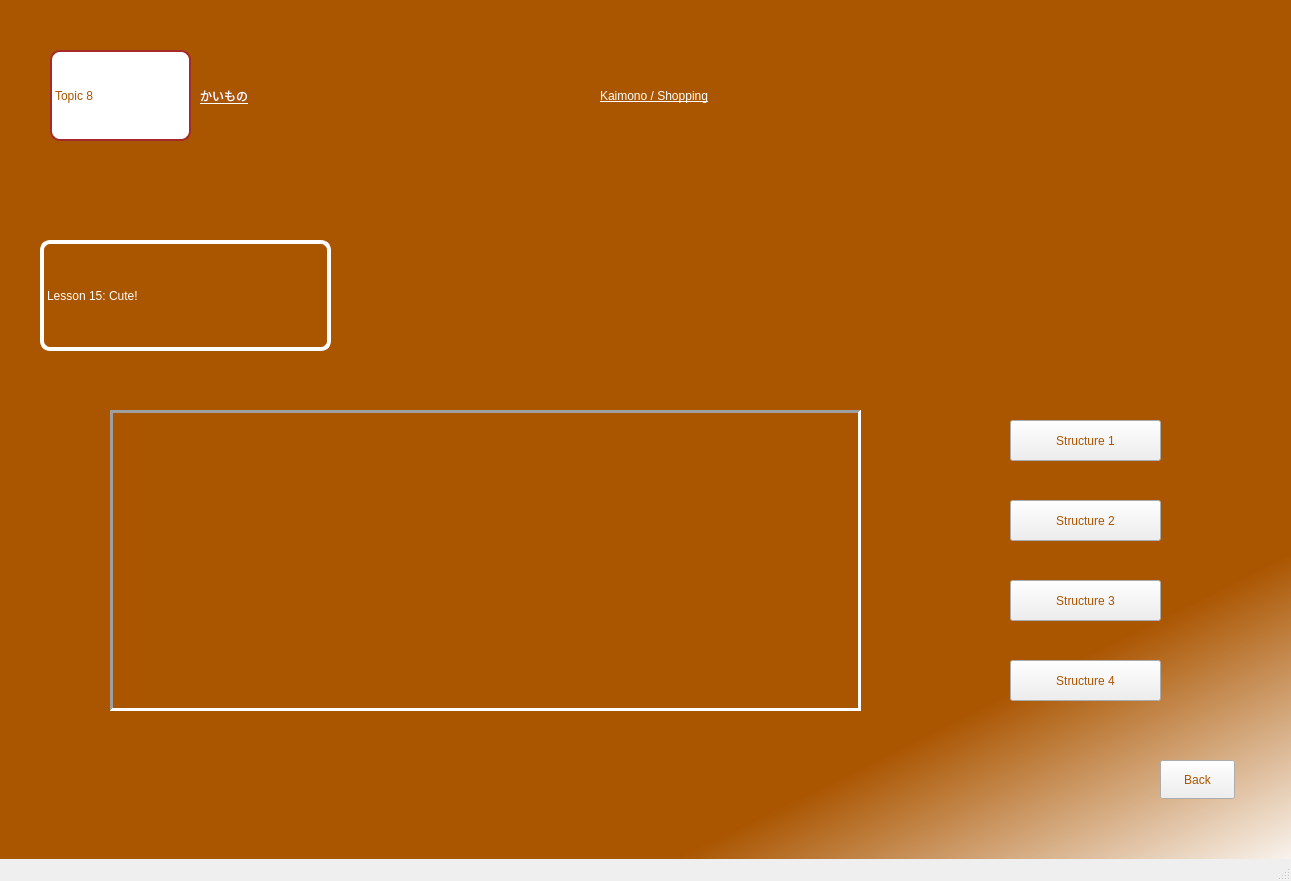
<?xml version="1.0" encoding="UTF-8"?>
<ui version="4.0">
 <class>MainWindow</class>
 <widget class="QMainWindow" name="MainWindow">
  <property name="geometry">
   <rect>
    <x>0</x>
    <y>0</y>
    <width>1291</width>
    <height>881</height>
   </rect>
  </property>
  <property name="windowTitle">
   <string>MainWindow</string>
  </property>
  <widget class="QWidget" name="centralwidget">
   <widget class="QWidget" name="widget" native="true">
    <property name="geometry">
     <rect>
      <x>0</x>
      <y>0</y>
      <width>1291</width>
      <height>881</height>
     </rect>
    </property>
    <property name="styleSheet">
     <string notr="true">QWidget#widget{

	background-color: qlineargradient(spread:pad, x1:0.790136, y1:0.711, x2:1, y2:1, stop:0.153409 rgba(170, 85, 0, 255), stop:1 rgba(255, 255, 255, 255));
}</string>
    </property>
    <widget class="QLabel" name="label_1">
     <property name="geometry">
      <rect>
       <x>50</x>
       <y>50</y>
       <width>141</width>
       <height>91</height>
      </rect>
     </property>
     <property name="styleSheet">
      <string notr="true">background-color: rgb(255, 255, 255);
color: rgb(170, 85, 0);
font: 25pt &quot;MV Boli&quot;;
border-radius:10px;
border: 2px solid brown;
</string>
     </property>
     <property name="text">
      <string>Topic 8</string>
     </property>
    </widget>
    <widget class="QLabel" name="label_2">
     <property name="geometry">
      <rect>
       <x>200</x>
       <y>70</y>
       <width>161</width>
       <height>51</height>
      </rect>
     </property>
     <property name="styleSheet">
      <string notr="true">color: rgb(255, 255, 255);
text-decoration: underline;
font: 24pt &quot;MV Boli&quot;;
</string>
     </property>
     <property name="text">
      <string>かいもの</string>
     </property>
    </widget>
    <widget class="QLabel" name="label_3">
     <property name="geometry">
      <rect>
       <x>600</x>
       <y>60</y>
       <width>561</width>
       <height>71</height>
      </rect>
     </property>
     <property name="styleSheet">
      <string notr="true">font: 24pt &quot;MV Boli&quot;;
text-decoration: underline;
color: rgb(255, 255, 255);</string>
     </property>
     <property name="text">
      <string>Kaimono / Shopping</string>
     </property>
    </widget>
    <widget class="QLabel" name="label_4">
     <property name="geometry">
      <rect>
       <x>40</x>
       <y>240</y>
       <width>291</width>
       <height>111</height>
      </rect>
     </property>
     <property name="styleSheet">
      <string notr="true">font: 24pt &quot;MV Boli&quot;;
color: rgb(255, 255, 255);
border: 4px solid #ffffff;
border-radius: 10px;</string>
     </property>
     <property name="text">
      <string>Lesson 15: Cute!</string>
     </property>
    </widget>
    <widget class="QStackedWidget" name="stackedWidget">
     <property name="geometry">
      <rect>
       <x>110</x>
       <y>410</y>
       <width>751</width>
       <height>301</height>
      </rect>
     </property>
     <property name="styleSheet">
      <string notr="true"/>
     </property>
     <property name="frameShape">
      <enum>QFrame::Panel</enum>
     </property>
     <property name="frameShadow">
      <enum>QFrame::Sunken</enum>
     </property>
     <property name="lineWidth">
      <number>3</number>
     </property>
     <property name="currentIndex">
      <number>3</number>
     </property>
     <widget class="QWidget" name="page_1">
      <widget class="QLabel" name="label_5">
       <property name="geometry">
        <rect>
         <x>0</x>
         <y>0</y>
         <width>751</width>
         <height>301</height>
        </rect>
       </property>
       <property name="styleSheet">
        <string notr="true">border-image: url(:/congthuc/topic8ls15a.jpg);</string>
       </property>
       <property name="text">
        <string/>
       </property>
      </widget>
     </widget>
     <widget class="QWidget" name="page_2">
      <widget class="QLabel" name="label_6">
       <property name="geometry">
        <rect>
         <x>-4</x>
         <y>-8</y>
         <width>751</width>
         <height>311</height>
        </rect>
       </property>
       <property name="styleSheet">
        <string notr="true">border-image: url(:/congthuc/topic8ls15b.jpg);</string>
       </property>
       <property name="text">
        <string/>
       </property>
      </widget>
     </widget>
     <widget class="QWidget" name="page_3">
      <widget class="QLabel" name="label_7">
       <property name="geometry">
        <rect>
         <x>-4</x>
         <y>-8</y>
         <width>751</width>
         <height>311</height>
        </rect>
       </property>
       <property name="styleSheet">
        <string notr="true">border-image: url(:/congthuc/topic8ls15c.jpg);</string>
       </property>
       <property name="text">
        <string/>
       </property>
      </widget>
     </widget>
     <widget class="QWidget" name="page_4">
      <widget class="QLabel" name="label_8">
       <property name="geometry">
        <rect>
         <x>0</x>
         <y>0</y>
         <width>751</width>
         <height>301</height>
        </rect>
       </property>
       <property name="styleSheet">
        <string notr="true">border-image: url(:/congthuc/topic8ls15d.jpg);</string>
       </property>
       <property name="text">
        <string/>
       </property>
      </widget>
     </widget>
    </widget>
    <widget class="QPushButton" name="Button_1">
     <property name="geometry">
      <rect>
       <x>1010</x>
       <y>420</y>
       <width>151</width>
       <height>41</height>
      </rect>
     </property>
     <property name="styleSheet">
      <string notr="true">color: rgb(170, 85, 0);

font: 18pt &quot;MV Boli&quot;;</string>
     </property>
     <property name="text">
      <string>Structure 1</string>
     </property>
    </widget>
    <widget class="QPushButton" name="Button_2">
     <property name="geometry">
      <rect>
       <x>1010</x>
       <y>500</y>
       <width>151</width>
       <height>41</height>
      </rect>
     </property>
     <property name="styleSheet">
      <string notr="true">font: 18pt &quot;MV Boli&quot;;
color: rgb(170, 85, 0);</string>
     </property>
     <property name="text">
      <string>Structure 2</string>
     </property>
    </widget>
    <widget class="QPushButton" name="Button_3">
     <property name="geometry">
      <rect>
       <x>1010</x>
       <y>580</y>
       <width>151</width>
       <height>41</height>
      </rect>
     </property>
     <property name="styleSheet">
      <string notr="true">font: 18pt &quot;MV Boli&quot;;color: rgb(170, 85, 0);</string>
     </property>
     <property name="text">
      <string>Structure 3</string>
     </property>
    </widget>
    <widget class="QPushButton" name="Button_4">
     <property name="geometry">
      <rect>
       <x>1010</x>
       <y>660</y>
       <width>151</width>
       <height>41</height>
      </rect>
     </property>
     <property name="styleSheet">
      <string notr="true">color: rgb(170, 85, 0);
font: 18pt &quot;MV Boli&quot;;</string>
     </property>
     <property name="text">
      <string>Structure 4</string>
     </property>
    </widget>
    <widget class="QPushButton" name="back1">
     <property name="geometry">
      <rect>
       <x>1160</x>
       <y>760</y>
       <width>75</width>
       <height>39</height>
      </rect>
     </property>
     <property name="styleSheet">
      <string notr="true">color: rgb(170, 85, 0);

font: 18pt &quot;MV Boli&quot;;</string>
     </property>
     <property name="text">
      <string>Back</string>
     </property>
    </widget>
   </widget>
  </widget>
  <widget class="QMenuBar" name="menubar">
   <property name="geometry">
    <rect>
     <x>0</x>
     <y>0</y>
     <width>1291</width>
     <height>21</height>
    </rect>
   </property>
  </widget>
  <widget class="QStatusBar" name="statusbar"/>
 </widget>
 <resources>
  <include location="topic6.qrc"/>
 </resources>
 <connections/>
</ui>
